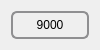
<?xml version="1.0" encoding="UTF-8"?>
<ui version="4.0">
 <class>CardWidget</class>
 <widget class="QWidget" name="CardWidget">
  <property name="geometry">
   <rect>
    <x>0</x>
    <y>0</y>
    <width>100</width>
    <height>50</height>
   </rect>
  </property>
  <property name="minimumSize">
   <size>
    <width>100</width>
    <height>50</height>
   </size>
  </property>
  <property name="maximumSize">
   <size>
    <width>100</width>
    <height>50</height>
   </size>
  </property>
  <property name="baseSize">
   <size>
    <width>100</width>
    <height>50</height>
   </size>
  </property>
  <property name="windowTitle">
   <string>Form</string>
  </property>
  <property name="styleSheet">
   <string notr="true"/>
  </property>
  <layout class="QGridLayout" name="gridLayout">
   <item row="0" column="0">
    <widget class="QPushButton" name="promoButton">
     <property name="sizePolicy">
      <sizepolicy hsizetype="MinimumExpanding" vsizetype="MinimumExpanding">
       <horstretch>0</horstretch>
       <verstretch>0</verstretch>
      </sizepolicy>
     </property>
     <property name="styleSheet">
      <string notr="true">*:hover{
background-color: gray;
}
QPushButton {
    border: 2px solid #8f8f91;
    border-radius: 6px;
    background-color: qlineargradient(x1: 0, y1: 0, x2: 0, y2: 1,
                                      stop: 0 #f6f7fa, stop: 1 #dadbde);
color: black

}</string>
     </property>
     <property name="text">
      <string>9000</string>
     </property>
    </widget>
   </item>
  </layout>
 </widget>
 <resources/>
 <connections/>
</ui>
